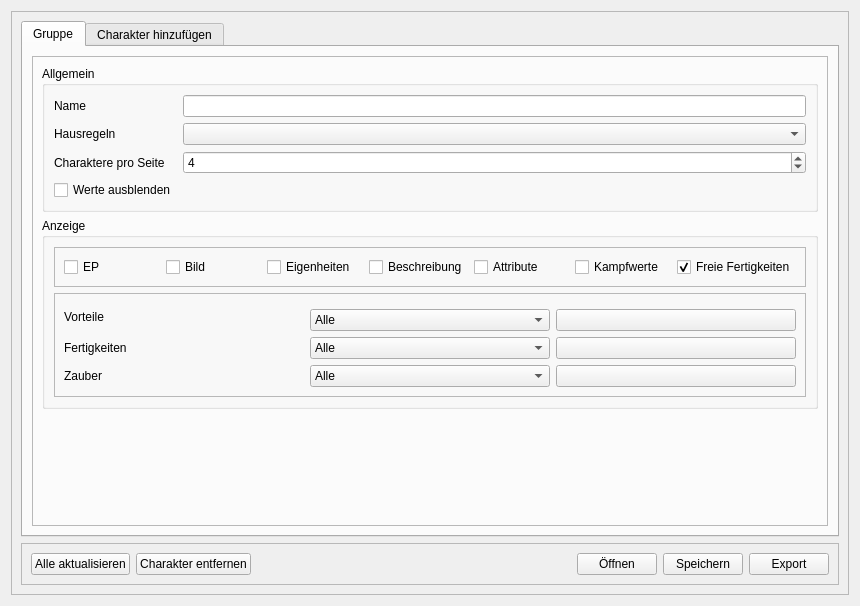
<?xml version="1.0" encoding="UTF-8"?>
<ui version="4.0">
 <class>Form</class>
 <widget class="QWidget" name="Form">
  <property name="geometry">
   <rect>
    <x>0</x>
    <y>0</y>
    <width>860</width>
    <height>606</height>
   </rect>
  </property>
  <property name="windowTitle">
   <string>Form</string>
  </property>
  <layout class="QHBoxLayout" name="horizontalLayout">
   <item>
    <widget class="QFrame" name="frame">
     <property name="frameShape">
      <enum>QFrame::Shape::StyledPanel</enum>
     </property>
     <property name="frameShadow">
      <enum>QFrame::Shadow::Raised</enum>
     </property>
     <layout class="QVBoxLayout" name="verticalLayout">
      <item>
       <widget class="QTabWidget" name="tabs">
        <property name="currentIndex">
         <number>0</number>
        </property>
        <widget class="QWidget" name="tabGruppe">
         <attribute name="title">
          <string>Gruppe</string>
         </attribute>
         <layout class="QHBoxLayout" name="horizontalLayout_4">
          <item>
           <widget class="QFrame" name="frame_4">
            <property name="frameShape">
             <enum>QFrame::Shape::StyledPanel</enum>
            </property>
            <property name="frameShadow">
             <enum>QFrame::Shadow::Raised</enum>
            </property>
            <layout class="QVBoxLayout" name="verticalLayout_3">
             <item>
              <widget class="QGroupBox" name="groupBox">
               <property name="title">
                <string>Allgemein</string>
               </property>
               <layout class="QFormLayout" name="formLayout">
                <item row="6" column="0">
                 <widget class="QLabel" name="label_2">
                  <property name="text">
                   <string>Charaktere pro Seite</string>
                  </property>
                 </widget>
                </item>
                <item row="6" column="1">
                 <widget class="QSpinBox" name="sbColumns">
                  <property name="minimum">
                   <number>1</number>
                  </property>
                  <property name="maximum">
                   <number>8</number>
                  </property>
                  <property name="value">
                   <number>4</number>
                  </property>
                 </widget>
                </item>
                <item row="2" column="1">
                 <widget class="QComboBox" name="cbHausregeln"/>
                </item>
                <item row="2" column="0">
                 <widget class="QLabel" name="label">
                  <property name="text">
                   <string>Hausregeln</string>
                  </property>
                 </widget>
                </item>
                <item row="7" column="0">
                 <widget class="QCheckBox" name="cbWertlos">
                  <property name="toolTip">
                   <string>&lt;html&gt;&lt;head/&gt;&lt;body&gt;&lt;p&gt;Bogen ohne Werte exportieren, um sie händisch eintragen zu können.&lt;/p&gt;&lt;/body&gt;&lt;/html&gt;</string>
                  </property>
                  <property name="text">
                   <string>Werte ausblenden</string>
                  </property>
                 </widget>
                </item>
                <item row="0" column="0">
                 <widget class="QLabel" name="label_6">
                  <property name="text">
                   <string>Name</string>
                  </property>
                 </widget>
                </item>
                <item row="0" column="1">
                 <widget class="QLineEdit" name="leName"/>
                </item>
               </layout>
              </widget>
             </item>
             <item>
              <widget class="QGroupBox" name="groupBox_2">
               <property name="title">
                <string>Anzeige</string>
               </property>
               <layout class="QVBoxLayout" name="verticalLayout_4">
                <item>
                 <widget class="QFrame" name="frame_5">
                  <property name="frameShape">
                   <enum>QFrame::Shape::StyledPanel</enum>
                  </property>
                  <property name="frameShadow">
                   <enum>QFrame::Shadow::Raised</enum>
                  </property>
                  <layout class="QHBoxLayout" name="horizontalLayout_5">
                   <item>
                    <widget class="QCheckBox" name="btnEp">
                     <property name="text">
                      <string>EP</string>
                     </property>
                    </widget>
                   </item>
                   <item>
                    <widget class="QCheckBox" name="cbBild">
                     <property name="text">
                      <string>Bild</string>
                     </property>
                    </widget>
                   </item>
                   <item>
                    <widget class="QCheckBox" name="cbEigenheiten">
                     <property name="text">
                      <string>Eigenheiten</string>
                     </property>
                    </widget>
                   </item>
                   <item>
                    <widget class="QCheckBox" name="cbBeschreibung">
                     <property name="text">
                      <string>Beschreibung</string>
                     </property>
                    </widget>
                   </item>
                   <item>
                    <widget class="QCheckBox" name="cbAttribute">
                     <property name="text">
                      <string>Attribute</string>
                     </property>
                    </widget>
                   </item>
                   <item>
                    <widget class="QCheckBox" name="cbKampfwerte">
                     <property name="text">
                      <string>Kampfwerte</string>
                     </property>
                    </widget>
                   </item>
                   <item>
                    <widget class="QCheckBox" name="cbFreieFertigkeiten">
                     <property name="text">
                      <string>Freie Fertigkeiten</string>
                     </property>
                     <property name="checked">
                      <bool>true</bool>
                     </property>
                    </widget>
                   </item>
                  </layout>
                 </widget>
                </item>
                <item>
                 <widget class="QFrame" name="frame_6">
                  <property name="frameShape">
                   <enum>QFrame::Shape::StyledPanel</enum>
                  </property>
                  <property name="frameShadow">
                   <enum>QFrame::Shadow::Raised</enum>
                  </property>
                  <layout class="QGridLayout" name="gridLayout">
                   <item row="2" column="1">
                    <widget class="QComboBox" name="ddFertigkeiten">
                     <item>
                      <property name="text">
                       <string>Alle</string>
                      </property>
                     </item>
                     <item>
                      <property name="text">
                       <string>Keine</string>
                      </property>
                     </item>
                     <item>
                      <property name="text">
                       <string>Benutzerdefiniert</string>
                      </property>
                     </item>
                    </widget>
                   </item>
                   <item row="3" column="0">
                    <widget class="QLabel" name="label_5">
                     <property name="text">
                      <string>Zauber</string>
                     </property>
                    </widget>
                   </item>
                   <item row="1" column="1">
                    <widget class="QComboBox" name="ddVorteile">
                     <item>
                      <property name="text">
                       <string>Alle</string>
                      </property>
                     </item>
                     <item>
                      <property name="text">
                       <string>Keine</string>
                      </property>
                     </item>
                     <item>
                      <property name="text">
                       <string>Benutzerdefiniert</string>
                      </property>
                     </item>
                    </widget>
                   </item>
                   <item row="3" column="1">
                    <widget class="QComboBox" name="ddZauber">
                     <item>
                      <property name="text">
                       <string>Alle</string>
                      </property>
                     </item>
                     <item>
                      <property name="text">
                       <string>Keine</string>
                      </property>
                     </item>
                     <item>
                      <property name="text">
                       <string>Benutzerdefiniert</string>
                      </property>
                     </item>
                    </widget>
                   </item>
                   <item row="2" column="0">
                    <widget class="QLabel" name="label_4">
                     <property name="text">
                      <string>Fertigkeiten</string>
                     </property>
                    </widget>
                   </item>
                   <item row="0" column="0" rowspan="2" colspan="2">
                    <widget class="QLabel" name="label_3">
                     <property name="text">
                      <string>Vorteile</string>
                     </property>
                    </widget>
                   </item>
                   <item row="1" column="2">
                    <widget class="QPushButton" name="btnEditVorteile">
                     <property name="text">
                      <string/>
                     </property>
                     <property name="icon">
                      <iconset theme="QIcon::ThemeIcon::FolderNew"/>
                     </property>
                    </widget>
                   </item>
                   <item row="2" column="2">
                    <widget class="QPushButton" name="btnEditFertigkeiten">
                     <property name="text">
                      <string/>
                     </property>
                    </widget>
                   </item>
                   <item row="3" column="2">
                    <widget class="QPushButton" name="btnEditZauber">
                     <property name="text">
                      <string/>
                     </property>
                    </widget>
                   </item>
                  </layout>
                 </widget>
                </item>
               </layout>
              </widget>
             </item>
             <item>
              <spacer name="verticalSpacer">
               <property name="orientation">
                <enum>Qt::Orientation::Vertical</enum>
               </property>
               <property name="sizeHint" stdset="0">
                <size>
                 <width>20</width>
                 <height>40</height>
                </size>
               </property>
              </spacer>
             </item>
            </layout>
           </widget>
          </item>
         </layout>
        </widget>
        <widget class="QWidget" name="tabNeu">
         <attribute name="icon">
          <iconset theme="QIcon::ThemeIcon::ContactNew"/>
         </attribute>
         <attribute name="title">
          <string>Charakter hinzufügen</string>
         </attribute>
         <layout class="QVBoxLayout" name="verticalLayout_2">
          <item>
           <widget class="QFrame" name="frame_3">
            <property name="frameShape">
             <enum>QFrame::Shape::StyledPanel</enum>
            </property>
            <property name="frameShadow">
             <enum>QFrame::Shadow::Raised</enum>
            </property>
            <layout class="QHBoxLayout" name="horizontalLayout_3">
             <item>
              <spacer name="horizontalSpacer_2">
               <property name="orientation">
                <enum>Qt::Orientation::Horizontal</enum>
               </property>
               <property name="sizeHint" stdset="0">
                <size>
                 <width>40</width>
                 <height>20</height>
                </size>
               </property>
              </spacer>
             </item>
             <item>
              <widget class="QPushButton" name="btnLoadChar">
               <property name="minimumSize">
                <size>
                 <width>0</width>
                 <height>0</height>
                </size>
               </property>
               <property name="font">
                <font>
                 <pointsize>9</pointsize>
                </font>
               </property>
               <property name="text">
                <string>Charakter laden</string>
               </property>
              </widget>
             </item>
             <item>
              <spacer name="horizontalSpacer_3">
               <property name="orientation">
                <enum>Qt::Orientation::Horizontal</enum>
               </property>
               <property name="sizeHint" stdset="0">
                <size>
                 <width>40</width>
                 <height>20</height>
                </size>
               </property>
              </spacer>
             </item>
            </layout>
           </widget>
          </item>
         </layout>
        </widget>
       </widget>
      </item>
      <item>
       <widget class="QFrame" name="frame_2">
        <property name="frameShape">
         <enum>QFrame::Shape::StyledPanel</enum>
        </property>
        <property name="frameShadow">
         <enum>QFrame::Shadow::Raised</enum>
        </property>
        <layout class="QHBoxLayout" name="horizontalLayout_2">
         <item>
          <widget class="QPushButton" name="btnReloadAll">
           <property name="text">
            <string>Alle aktualisieren</string>
           </property>
           <property name="icon">
            <iconset theme="QIcon::ThemeIcon::ViewRefresh"/>
           </property>
          </widget>
         </item>
         <item>
          <widget class="QPushButton" name="btnRemoveCurrentChar">
           <property name="text">
            <string>Charakter entfernen</string>
           </property>
           <property name="icon">
            <iconset theme="QIcon::ThemeIcon::EditDelete"/>
           </property>
          </widget>
         </item>
         <item>
          <spacer name="horizontalSpacer">
           <property name="orientation">
            <enum>Qt::Orientation::Horizontal</enum>
           </property>
           <property name="sizeHint" stdset="0">
            <size>
             <width>40</width>
             <height>20</height>
            </size>
           </property>
          </spacer>
         </item>
         <item>
          <widget class="QPushButton" name="btnOpen">
           <property name="text">
            <string>Öffnen</string>
           </property>
           <property name="icon">
            <iconset theme="QIcon::ThemeIcon::DocumentOpen"/>
           </property>
          </widget>
         </item>
         <item>
          <widget class="QPushButton" name="btnSave">
           <property name="text">
            <string>Speichern</string>
           </property>
           <property name="icon">
            <iconset theme="QIcon::ThemeIcon::DocumentSave"/>
           </property>
          </widget>
         </item>
         <item>
          <widget class="QPushButton" name="btnExport">
           <property name="text">
            <string>Export</string>
           </property>
           <property name="icon">
            <iconset theme="QIcon::ThemeIcon::DocumentPrint"/>
           </property>
          </widget>
         </item>
        </layout>
       </widget>
      </item>
     </layout>
    </widget>
   </item>
  </layout>
 </widget>
 <resources/>
 <connections/>
</ui>
